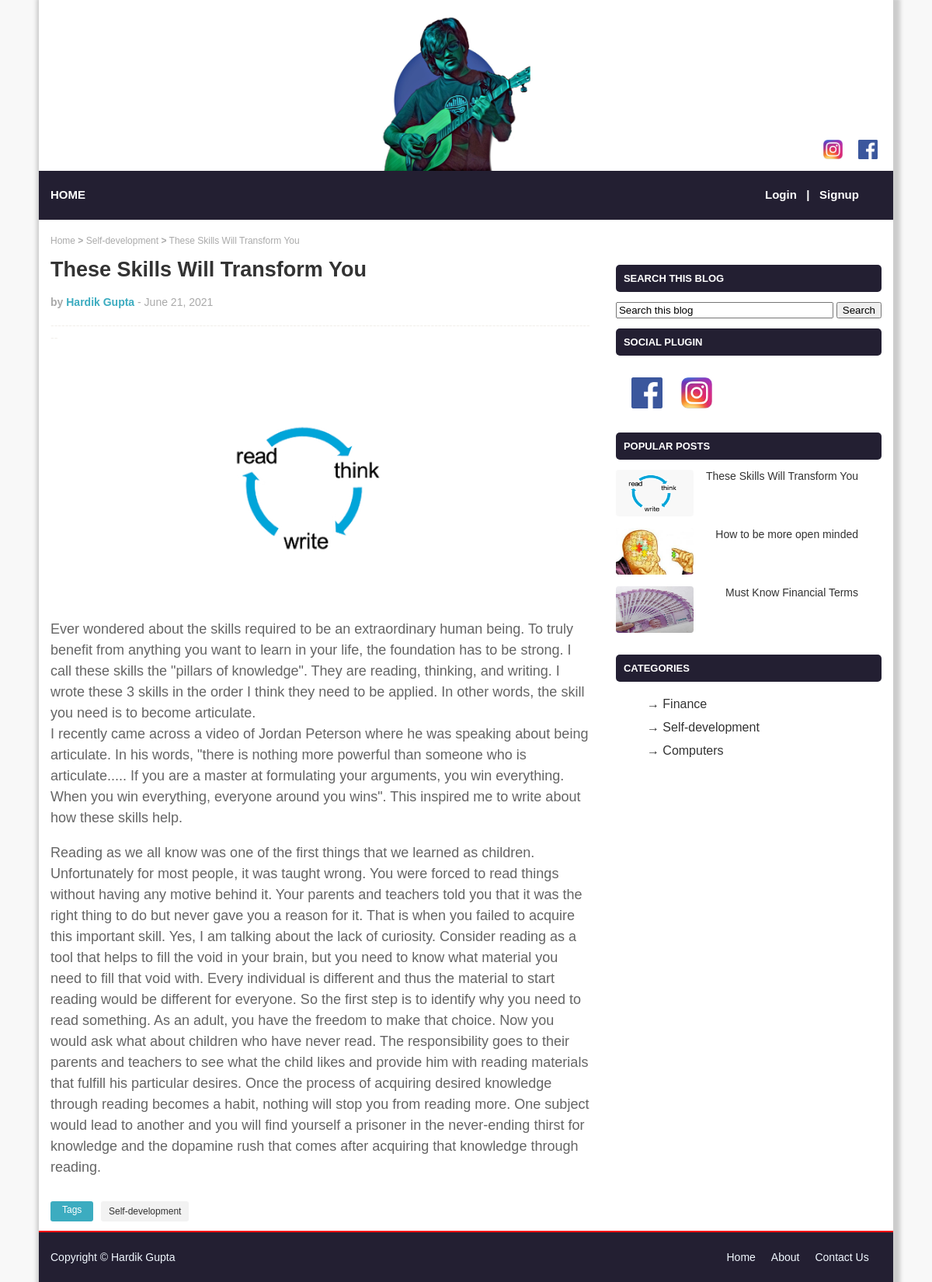
/posts/3/, run on the app's committed database.
### posts/models.py (models this page shows, shortened)
class BlogPost(models.Model):
    title = models.CharField(max_length=30)
    label = models.CharField(max_length=100, default="General-Awareness")
    upload = models.ImageField(upload_to = "media", default="logo.jpg")
    body = models.TextField()
    author = models.ForeignKey('auth.User', on_delete=models.CASCADE)
    date_published = models.DateTimeField(auto_now=True)
    def datepublished(self):
        return self.date_published.strftime('%B %d, %Y')

### posts/views.py (the view)
# urls.py: path('posts/<int:pk>/', views.PostDetailView.as_view(), name='post_detail'),
class PostDetailView(DetailView):
    model = BlogPost
    template_name = 'post_detail.html'
    def stores(self):
        return BlogPost.objects.values('label').distinct()
    def top_post(self):
        return BlogPost.objects.all()[:3]

### templates/post_detail.html
{% extends 'base.html' %}
{% block content %}
<div class='post-det'>
    <h5 class="in-content-path"> <a href='/'>Home</a> <b>></b> <a href=''>{{ object.label }}</a> <b>></b> {{ object.title }}</h5>
    <h2>{{ object.title }}</h2>
    <p id="ppp"><b>by</b> <a href="{% url 'post_detail' object.pk %}"><b>Hardik Gupta</b></a> - {{ object.datepublished }}</p>
    <p id="dashed">-------------------------------------------------------------------------------------------------------------------------------------------------------</p>
    <div class="incontent-image">
        <img src="{{ object.upload.url }}">
    </div>
    <div class="postdata">
        <p>{{ object.body|linebreaks }}</p>
    </div>
    <div class='below-content'>
        <div class='single-tag'>
            <p id='foot-tag'>Tags</p>
            <p id='foot-label'><a href=''>{{ object.label }}</a></p>
        </div>
    </div>
</div>
{% endblock %}

### templates/base.html (shortened to what this page needs)
{% load static %}
<html>
    <head>
        <link rel="stylesheet" href="{% static 'css/base.css' %}">
    </head>
    <body>
        <div class="page-wrap">
            <header>
                <div class="top-base">
                    <div class="social-icons">
                        <a href='https://www.facebook.com/hardik.gupta.7758235/' target="_blank"><img src="{% static 'logo_imgs/fb.png' %}"></a>
                        <a href='https://www.instagram.com/harrdy272/' target="_blank"><img src="{% static 'logo_imgs/insta.jpg' %}"></a>
                    </div>
                    <div class="logo">
                        <a href='/'><img src="{% static 'logo_imgs/logo1.jpeg' %}"></a>
                    </div>
                    <div class="headbar">
                        <h3><a href='/'>HOME</a></h3>
                        {% if user.is_authenticated %}
                        <p>|    Hi, {{ user.username }}</p>
                        <p id="lsp"><a href="{% url 'logout' %}">Logout</a></p>
                        {% else %}
                        <p id="lsp-1"><a href="{% url 'login' %}">Login</a>   |   <a href="{% url 'signup' %}">Signup</a></p>
                        {% endif %}
                    </div>
                </div>
            </header>
            <div class="container">
                <div class="right-nav">
                    <p>SEARCH THIS BLOG</p>
                    <div class="search-box">
                        <input type="text" id="fname" name="fname" value="Search this blog">
                        <input type="submit" value="Search">
                    </div>
                    <p>SOCIAL PLUGIN</p>
                    <div class="nav-social">
                        <a href='https://www.facebook.com/hardik.gupta.7758235/' target="_blank"><img src="{% static 'logo_imgs/fb.png' %}"></a>
                        <a href='https://www.instagram.com/harrdy272/' target="_blank"><img src="{% static 'logo_imgs/insta.jpg' %}"></a>
                    </div>
                    <p>POPULAR POSTS</p>
                    <div class="pop-post">
                        {% for pst in view.top_post reversed %}
                            <div class="pop-post-title">
                                <a href="{% url 'post_detail' pst.pk %}">{{ pst.title }}</a>
                            </div>
                            <div class="pop-post-img">
                                <a href="{% url 'post_detail' pst.pk %}"><img src="{{ pst.upload.url }}"></a>
                            </div>
                        {% endfor %}
                    </div>
                    <p>CATEGORIES</p>
                    <ul>
                        {% for lbl in view.stores %}
                            <li><b>→</b> <a href=''>{{ lbl.label }}</a></li>
                        {% endfor %}
                    </ul>
                </div>
                <div class="leftpostcol">
                    {% block content %}
                    {% endblock %}
                </div>
                <div class="footer">
                    <div class="left-footer">
                        <p>Copyright © Hardik Gupta</p>
                    </div>
                    <div class="right-footer">
                        <p><a href="/">Home</a></p>
                        <p><a href="">About</a></p>
                        <p><a href="">Contact Us</a></p>
                    </div>
                </div>
            </div>
        </div>
    </body>
</html>

### data on the page
BlogPost: title "These Skills Will Transform You", upload (picture), label "Self-development", datepublished "June 21, 2021", body "Ever wondered about the skills required to be an extraordinary human being. To truly benefit from anything you want to learn in your life, the foundation has to be strong. I call these skills the \"pillars of knowledge\". They are reading, thinking, and writing. I wrote these 3 skills in the order I think they need to be applied. In other words, the skill you need is to become articulate. I recently came across a video of Jordan Peterson where he was speaking about being articulate. In his words, \"there is nothing more powerful than someone who is articulate..... If you are a master at formulating your arguments, you win everything. When you win everything, everyone around you wins\". This…"
BlogPost: title "How to be more open minded", upload (picture)
BlogPost: title "Must Know Financial Terms", upload (picture)

### other printed values
{{ lbl.label }} "Finance" "Self-development" "Computers"
